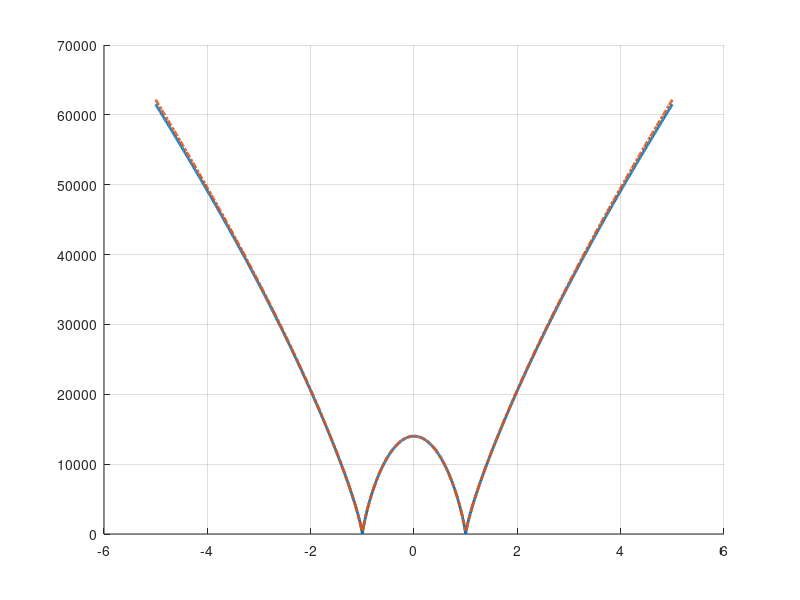

Recreate this plot in MATLAB.

k0 = 60;

dkx = k0/100;

kx = -5*k0:dkx:5*k0;

b = 2e-2;
a = 5e-2;

for i = 1:length(kx)
    
kxi = kx(i);

del = 0.01 .* k0;
    
% dy = k0/100;

% ky = - 5 * k0:dky:5 * k0;

Y = @(ky) (k0.^2 - kxi.^2)./(-1j .* sqrt(-(k0.^2 - kxi.^2 - ky.^2))) .* (besselj(0, ky.*b./2));

% Y = @(ky) (k0^2 - kxi^2)./(-1j .* sqrt(-(k0.^2 - kxi.^2 - ky.^2))) .* (sinc(ky .* b./2/pi)).^2;

y(i) = integral(Y, -50.*k0-1j*del,50.*k0+1j*del, 'Waypoints', [(-1-1j).*del, (1+1j).*del]);

end

% Int = @(kxy) Dkx .* cos(kxy.*a/2) ./ (((m * pi).^2 - (kxy .* a).^2) .* ((n * pi).^2 - (kxy .* a).^2));
% 
% Integr = integral(Int, -50.*k0-1j*del,50.*k0+1j*del, 'Waypoints', [(-1-1j).*del, (1+1j).*del]);

y_analyt = pi .* (k0.^2 - kx.^2) .* besselj(0, b./4 .* -1j .* sqrt(-(k0.^2 - kx.^2))) .* besselh(0, 2,  b./4 .* -1j .* sqrt(-(k0.^2 - kx.^2))); 
% figure;
% plot(ky./k0, abs(Y), 'Linewidth', 2);
% grid on;
figure;
hold on;
plot(kx./k0, abs(y), 'Linewidth', 2);
hold on;
grid on;
plot(kx./k0, abs(y_analyt), '-.', 'Linewidth', 2);